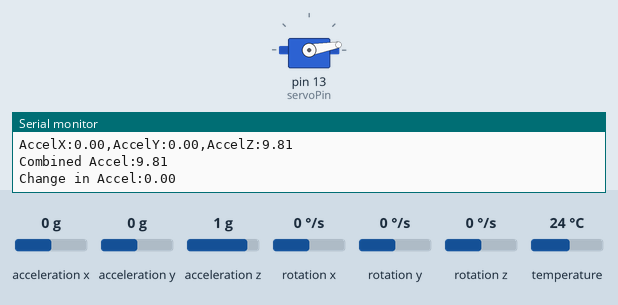
A sketch run on a simulated Arduino Leonardo, built with avr-gcc and run on an emulated ATmega32U4. Parts: servo, the last lines printed to the serial monitor. The test bench sets the inputs (shaded band); at power-on: acceleration x 0 g, acceleration y 0 g, acceleration z 1 g, rotation x 0 °/s, rotation y 0 °/s, rotation z 0 °/s, temperature 24 °C.

Above: at 1.3 s.
1.4 s: acceleration x set to -1.4 g
At 1.55 s:
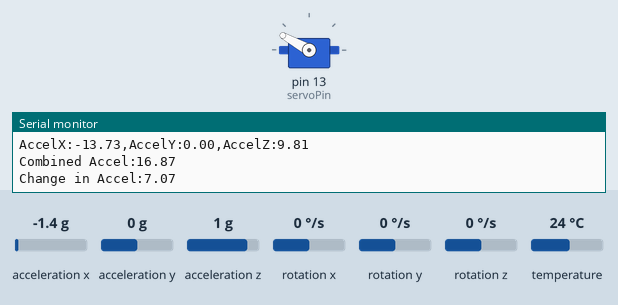
3.1 s: acceleration y set to -1.4 g
At 3.25 s:
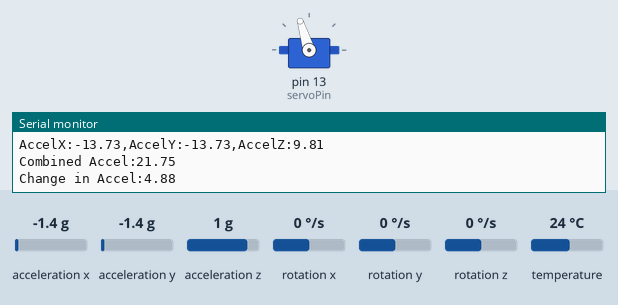
4.8 s: acceleration z set to -1.4 g
At 4.95 s:
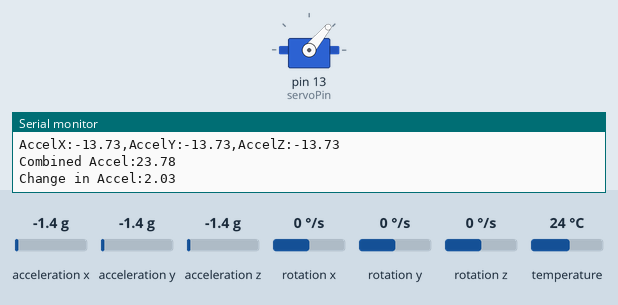
6.5 s: acceleration x set to -0.8 g
At 6.65 s:
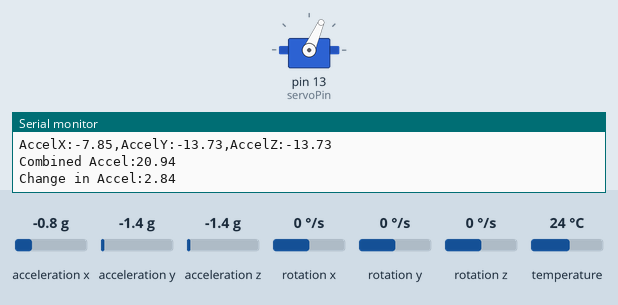
8.2 s: acceleration x set to 1.1 g
At 8.35 s:
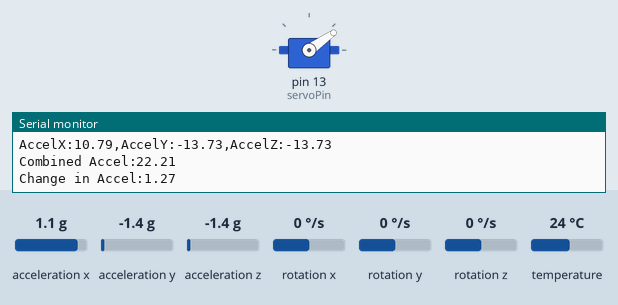
Timing chart, 0 to 10.9 s (numbered marks = the images above; inputs shaded):
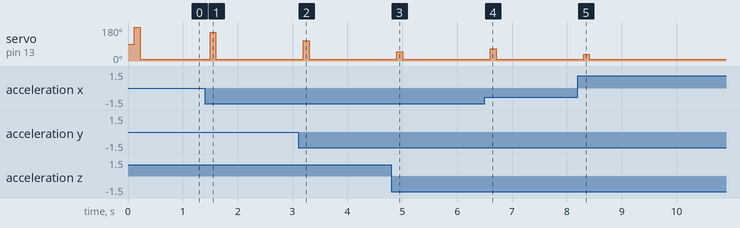

Measured:
- after the input at 1.4 s, servo on pin 13 (servoPin): 10° → 151° after 0.10 s, → 10° 0.11 s later
- after the input at 3.1 s, servo on pin 13 (servoPin): 10° → 107° after 0.10 s, → 10° 0.11 s later
- after the input at 4.8 s, servo on pin 13 (servoPin): 10° → 50° after 0.10 s, → 10° 0.11 s later
- after the input at 6.5 s, servo on pin 13 (servoPin): 10° → 66° after 0.10 s, → 10° 0.11 s later
- after the input at 8.2 s, servo on pin 13 (servoPin): 10° → 35° after 0.10 s, → 10° 0.11 s later

The sketch:

IMU_Motion_Servo.ino
```cpp
#include <Adafruit_MPU6050.h>
#include <Adafruit_Sensor.h>
#include <Wire.h>
#include <Servo.h>

Adafruit_MPU6050 mpu;
Servo servo1;
static const int servoPin = 13;
int servodegree = 0;
float prev_vol = 0;
float current_vol = 0;
float delta_vol = 0;

void setup(void) {
  Serial.begin(115200);
  servo1.attach(servoPin);
  while (!Serial)
    delay(10);  // will pause Zero, Leonardo, etc until serial console opens

  Serial.println("Adafruit MPU6050 test!");

  // Try to initialize!
  if (!mpu.begin()) {
    Serial.println("Failed to find MPU6050 chip");
    while (1) {
      delay(10);
    }
  }
  Serial.println("MPU6050 Found!");

  //setupt motion detection
  mpu.setHighPassFilter(MPU6050_HIGHPASS_0_63_HZ);
  mpu.setMotionDetectionThreshold(1);
  mpu.setMotionDetectionDuration(20);
  mpu.setInterruptPinLatch(true);  // Keep it latched.  Will turn off when reinitialized.
  mpu.setInterruptPinPolarity(true);
  mpu.setMotionInterrupt(true);

  Serial.println("");
  delay(100);
}

void loop() {

    /* Get new sensor events with the readings */
    sensors_event_t a, g, temp;
    mpu.getEvent(&a, &g, &temp);

    /* Print out the values */
    Serial.print("AccelX:");
    Serial.print(a.acceleration.x);
    Serial.print(",");
    Serial.print("AccelY:");
    Serial.print(a.acceleration.y);
    Serial.print(",");
    Serial.print("AccelZ:");
    Serial.print(a.acceleration.z);
    current_vol = sqrt((sq(a.acceleration.x)) + sq(a.acceleration.y) + sq(a.acceleration.z));
    Serial.println();
    Serial.print("Combined Accel:");
    Serial.print(current_vol);
    delta_vol = abs(current_vol - prev_vol);
    Serial.println();
    Serial.print("Change in Accel:");
    Serial.print(delta_vol);
    Serial.println();
    servodegree = delta_vol * 20;
    servo1.write(servodegree+10);
    prev_vol = current_vol;


    delay(100);
}
```
